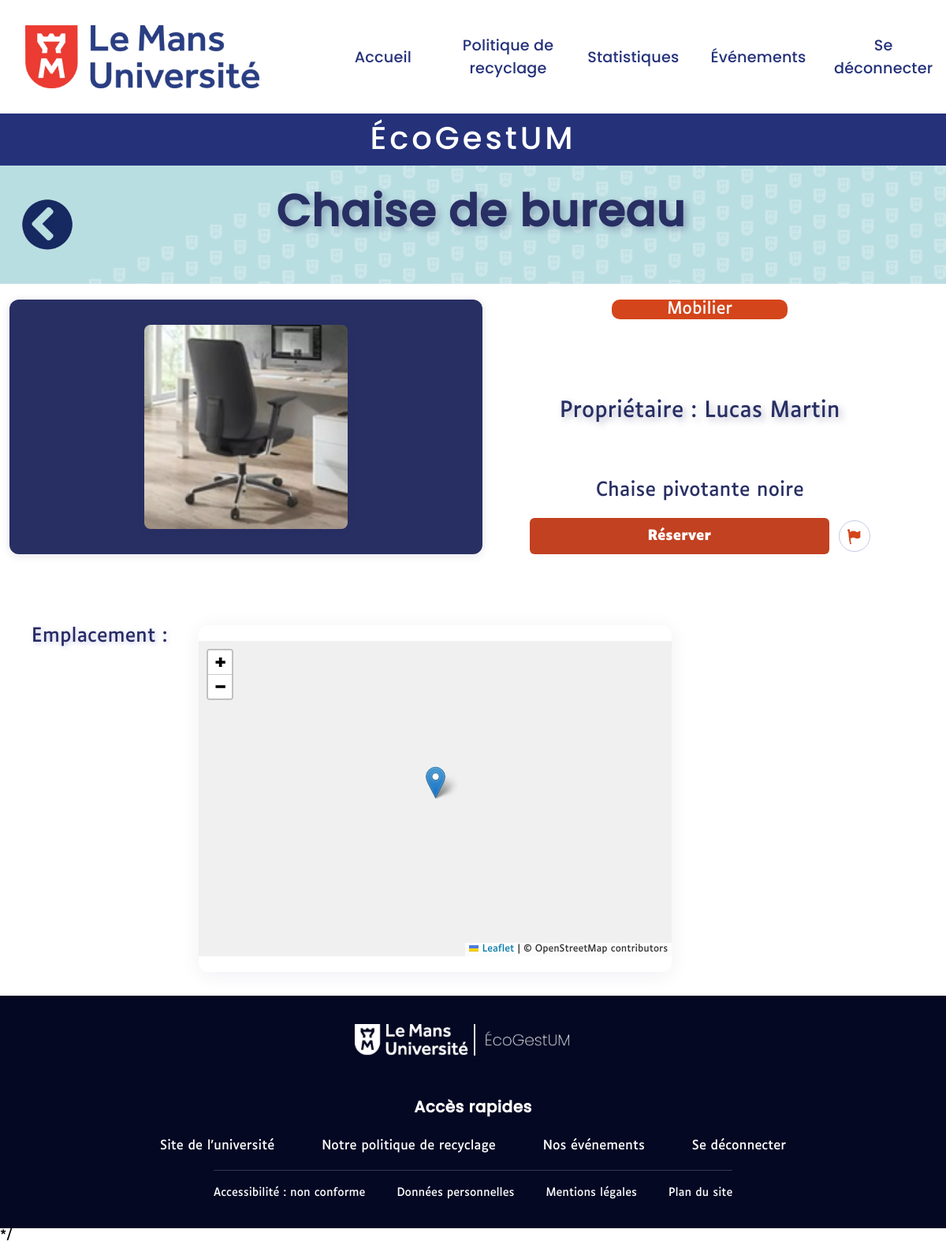
The page /index.php?action=reservation&id=2 (signed in) on the database its author committed.
### tables this page shows
CREATE TABLE OBJET (
Id_objet INT NOT NULL AUTO_INCREMENT,
Nom_objet VARCHAR(255) DEFAULT NULL,
Desc_objet VARCHAR(500) DEFAULT NULL,
Id_utilisateur INT NOT NULL,
Id_categorie_objet INT NOT NULL,
Id_point_collecte INT NOT NULL,
Id_statut INT NOT NULL,
Date_de_publication DATETIME DEFAULT CURRENT_TIMESTAMP,
PRIMARY KEY (Id_objet),
KEY fk_objet_utilisateur (Id_utilisateur),
KEY fk_objet_categorie_objet (Id_categorie_objet),
KEY fk_objet_point_collecte (Id_point_collecte),
KEY fk_objet_statut (Id_statut),
CONSTRAINT fk_objet_categorie_objet FOREIGN KEY (Id_categorie_objet) REFERENCES CATEGORIE_OBJET (Id_categorie_objet),
CONSTRAINT fk_objet_point_collecte FOREIGN KEY (Id_point_collecte) REFERENCES POINT_DE_COLLECTE (Id_point_collecte),
CONSTRAINT fk_objet_statut FOREIGN KEY (Id_statut) REFERENCES STATUT (Id_statut),
CONSTRAINT fk_objet_utilisateur FOREIGN KEY (Id_utilisateur) REFERENCES UTILISATEUR (Id_utilisateur)
);

CREATE TABLE PHOTO (
Id_photo INT NOT NULL AUTO_INCREMENT,
Url_photo VARCHAR(255) DEFAULT NULL,
Id_objet INT NOT NULL,
PRIMARY KEY (Id_photo),
KEY fk_photo_objet (Id_objet),
CONSTRAINT fk_photo_objet FOREIGN KEY (Id_objet) REFERENCES OBJET (Id_objet)
);

CREATE TABLE CATEGORIE_OBJET (
Id_categorie_objet INT NOT NULL AUTO_INCREMENT,
Nom_categorie_objet VARCHAR(255) DEFAULT NULL,
Desc_categorie_objet VARCHAR(500) DEFAULT NULL,
PRIMARY KEY (Id_categorie_objet)
);

CREATE TABLE UTILISATEUR (
Id_utilisateur INT NOT NULL AUTO_INCREMENT,
Nom_utilisateur VARCHAR(255) DEFAULT NULL,
Prenom_utilisateur VARCHAR(255) DEFAULT NULL,
Mail_utilisateur VARCHAR(255) DEFAULT NULL,
Password_utilisateur VARCHAR(255) DEFAULT NULL,
Id_departement INT NOT NULL,
Id_role INT NOT NULL,
PRIMARY KEY (Id_utilisateur),
KEY fk_utilisateur_departement (Id_departement),
KEY fk_utilisateur_role (Id_role),
CONSTRAINT fk_utilisateur_departement FOREIGN KEY (Id_departement) REFERENCES DEPARTEMENT (Id_departement),
CONSTRAINT fk_utilisateur_role FOREIGN KEY (Id_role) REFERENCES ROLE (Id_role)
);

### controllers/ObjectReservation.php (called while the page is built, shortened)
<?php
include "models/gererEquipement.php";
$id_objet = $_GET['id'] ?? null;
$objet = getObjetById($conn, $id_objet);
$reservé = false;
include 'views/ObjectReservation.php';
?>

### models/gererEquipement.php (called while the page is built, shortened)
<?php
function getObjetById(mysqli $conn, $id_objet)
{
    $sql = "SELECT
                OBJET.Id_objet,
                Nom_objet,
                Desc_objet,
                Nom_categorie_objet,
                Nom_point_de_collecte,
                Localisation_point_de_collecte,
                Nom_statut,
                Nom_utilisateur,
                Prenom_utilisateur,
                Mail_utilisateur,
                Url_photo
            FROM OBJET
            INNER JOIN CATEGORIE_OBJET ON OBJET.Id_categorie_objet = CATEGORIE_OBJET.Id_categorie_objet
            INNER JOIN POINT_DE_COLLECTE ON OBJET.Id_point_collecte = POINT_DE_COLLECTE.Id_point_collecte
            INNER JOIN STATUT ON OBJET.Id_statut = STATUT.Id_statut
            INNER JOIN UTILISATEUR ON OBJET.Id_utilisateur = UTILISATEUR.Id_utilisateur
            LEFT JOIN PHOTO ON PHOTO.Id_objet = OBJET.Id_objet
            WHERE OBJET.Id_objet = ?
            LIMIT 1";
    $stmt = $conn->prepare($sql);
    $stmt->bind_param('i', $id_objet);
    $stmt->execute();
    $result = $stmt->get_result();
    $objet = $result->fetch_assoc();
    return $objet;
}
?>

### views/ObjectReservation.php (the view, shortened to what this page needs)
<link rel="stylesheet" href="assets/css/style.css">
<link rel="stylesheet" href="assets/css/styleObjectReservation.css">
<link rel="stylesheet" href="https://unpkg.com/leaflet/dist/leaflet.css" />
<div class="header-objet">
    <a href="index.php?action=chercherObjet" class="retour-objets" title="Retour à la liste">
        <img src="assets/ObjectReservation/image1.png" alt="Retour">
    </a>
    <h1><?php echo htmlspecialchars($objet['Nom_objet']); ?></h1>
</div>
<div class="bloc-objet">
    <div class="bloc-img">
        <?php
        $url_photo = !empty($objet['Url_photo']) ? htmlspecialchars('assets/' . $objet['Url_photo']) : 'assets/ObjectBrowser/imageDefautObjectBrowser.png';
        ?>
        <img src="<?php echo $url_photo; ?>" alt="<?php echo htmlspecialchars($objet['Nom_objet']); ?>"
            class="object-img">
    </div>
    <div class="object-info">
        <div class="categorie-object">
            <p><?php echo htmlspecialchars($objet['Nom_categorie_objet']); ?></p>
        </div>
        <div class="proprietaire">
            <p>Propriétaire : <?php echo htmlspecialchars($objet['Prenom_utilisateur']); ?>
                <?php echo htmlspecialchars($objet['Nom_utilisateur']); ?>
            </p>
        </div>
        <div class="description">
            <p><?php echo nl2br(htmlspecialchars($objet['Desc_objet'])); ?></p>
        </div>
        <div class="actions-reservation">
            <form method="POST" action="index.php?action=reservation&id=<?= htmlspecialchars($objet['Id_objet']) ?>"
                id="form-reserve">
                <button type="button" id="btn-reserve" class="btn-reserve <?= $reservé ? 'clicked' : '' ?>" <?= $reservé ? 'disabled' : '' ?>>
                    <?= $reservé ? 'Réservé' : 'Réserver' ?>
                </button>
            </form>
            <button type="button" id="btn-flag" class="icon-btn" title="Signaler l'objet"><img
                    src="assets/ObjectReservation/image2.png" alt="Signaler un objet"></button>
        </div>
    </div>
</div>
<div class="carte-emplacement">
    <p class="titre-emplacement">Emplacement&nbsp;:</p>
    <div class="bloc-carte">
        <div id="map"></div>
    </div>
</div>

### assets/css/style.css (style rules this page uses)
* { margin: 0; font-family: 'Luciole','Montserrat', 'Arial'; }

### assets/css/styleObjectReservation.css (style rules this page uses)
.bloc-objet { display: flex; }
.header-objet { background: url('../backgroundlight.png') center/cover repeat; display: flex; align-items: center; position: relative; margin-bottom: 20px; }
.retour-objets img { margin-left: 20px; height: 80px; display: flex; }
h1 { flex:1 1 auto; text-align: center; font-family: 'Poppins', 'Montserrat', 'Arial'; font-weight: bold; font-size:3.5rem; text-shadow: 4px 4px 8px rgba(40, 43, 100, 0.3); color: #282F63; margin-bottom: 35px; letter-spacing: 1px; padding: 15px 0; }
.bloc-img { background: #282F63; margin-left: 1%; width: 60%; color: #fff; border-radius: 12px; box-shadow: 0 2px 12px rgba(40, 43, 100, 0.12); text-align: center; display: flex; align-items: center; justify-content: center; }
.object-img { display: block; height: 80%; object-fit: cover; border-radius: 8px; box-shadow: 0 2px 8px rgba(40, 43, 100, 0.12); margin: auto auto; }
.object-info { margin-left: 5%; margin-right: 8%; flex-grow: 1; text-align: center; width: 40%; }
.categorie-object { margin: 0 auto; background-color: #D4451B; font-family: 'Luciole', 'Montserrat', 'Arial'; padding:0% 70px; width: fit-content; border-radius: 10px; font-size: 1.3em; margin-bottom: 100px; color: #fff; }
.proprietaire { font-family: 'Luciole', 'Montserrat', 'Arial'; text-shadow: 4px 4px 8px rgba(40, 43, 100, 0.3); font-size: 1.7em; margin-bottom: 70px; color: #282F63; }
.description { font-family: 'Luciole', 'Montserrat', 'Arial'; font-size: 1.5em; color: #282F63; }
.actions-reservation { display: flex; align-items: center; justify-content: center; gap: 12px; margin-top: 20px; }
.actions-reservation .btn-reserve { margin: 0; padding: 12px 150px; width: auto; display: inline-block; }
.btn-reserve { background: #c24121; color: white; font-weight: bold; padding: 10px 35%; border: none; border-radius: 6px; cursor: pointer; font-size: 1.1em; margin-top: 25px; transition: background 0.2s; }
.icon-btn { width: 40px; height: 40px; border-radius: 50%; border: 1px solid #c6c9e8; background: #fff; display: inline-flex; align-items: center; justify-content: center; cursor: pointer; padding: 0; transition: background 0.2s, transform 0.1s; }
.icon-btn img { width: 95%; height: 95%; object-fit: contain; display: block; }
#map { height: 400px !important; width: 600px !important; margin: 20px auto !important; display: block !important; background: #f0f0f0 !important; }
.carte-emplacement { width: 100%; margin-top: 60px; padding: 30px 0; display: flex; align-items: flex-start; }
.titre-emplacement { font-size: 1.5rem; color: #282B64; margin-left: 40px; margin-right: 40px; text-shadow: 2px 2px 6px #c6c9e8; }
.bloc-carte { box-shadow: 0 4px 24px rgba(40,43,100,0.07); border-radius: 12px; overflow: visible; overflow: visible !important; background: transparent !important; }

### rows shown on the page
objet: Nom_objet "Chaise de bureau", photo.Url_photo (picture), Id_categorie_objet.Nom_categorie_objet "Mobilier", Id_utilisateur.Prenom_utilisateur "Lucas", Id_utilisateur.Nom_utilisateur "Martin", Desc_objet "Chaise pivotante noire"
